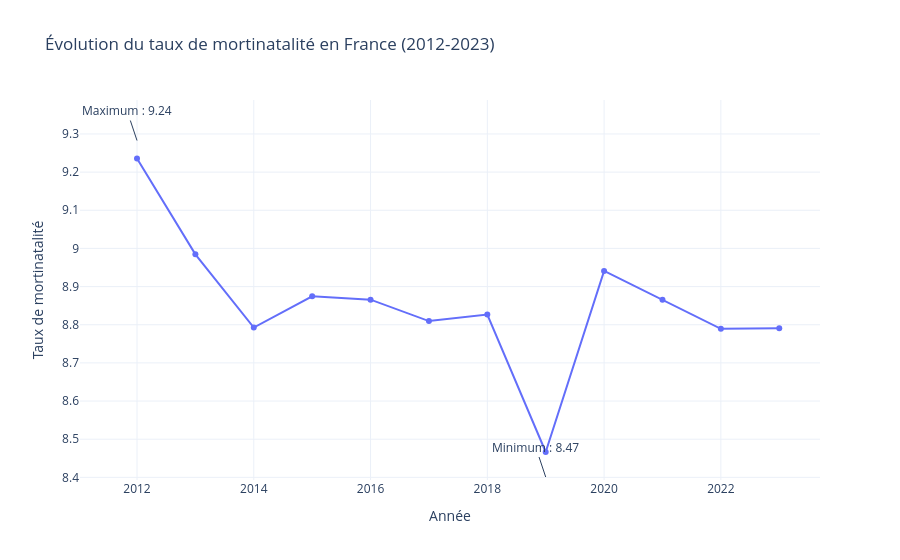

The notebook cell this image was saved under:
### Markdown cell above
## 4.2 Évolution du taux national — courbe Plotly avec repères

### Choix de la technique

Une courbe chronologique permet d'observer la tendance générale et les variations annuelles.  
La préparation convertit les colonnes annuelles en **format long**, structure plus adaptée à Plotly et à Streamlit.

### Code cell
# Passage du format large au format long
evolution = pd.DataFrame({
    "Année": list(range(2012, 2024)),
    "Taux de mortinatalité": [
        pd.to_numeric(
            df_france[f"{annee}_mortinatalite_totale"].iloc[0],
            errors="coerce"
        )
        for annee in range(2012, 2024)
    ]
}).dropna()

# Repérage automatique des valeurs minimale et maximale
ligne_min = evolution.loc[evolution["Taux de mortinatalité"].idxmin()]
ligne_max = evolution.loc[evolution["Taux de mortinatalité"].idxmax()]

fig = px.line(
    evolution,
    x="Année",
    y="Taux de mortinatalité",
    markers=True,
    title="Évolution du taux de mortinatalité en France (2012-2023)"
)

fig.add_annotation(
    x=ligne_max["Année"],
    y=ligne_max["Taux de mortinatalité"],
    text=f"Maximum : {ligne_max['Taux de mortinatalité']:.2f}",
    showarrow=True,
    yshift=18
)

fig.add_annotation(
    x=ligne_min["Année"],
    y=ligne_min["Taux de mortinatalité"],
    text=f"Minimum : {ligne_min['Taux de mortinatalité']:.2f}",
    showarrow=True,
    yshift=-25
)

fig.update_traces(
    hovertemplate="Année : %{x}<br>Taux : %{y:.2f}<extra></extra>"
)

fig.update_layout(
    template="plotly_white",
    xaxis_title="Année",
    yaxis_title="Taux de mortinatalité",
    hovermode="x unified"
)

fig.show()

### Figure 1 — Plotly figure (JSON) as saved in the notebook; plotly's stock layout.template omitted (floating-point values rounded to 4 significant figures)
{"data": [{"hovertemplate": "Année : %{x}<br>Taux : %{y:.2f}<extra></extra>", "legendgroup": "", "line": {"color": "#636efa", "dash": "solid"}, "marker": {"symbol": "circle"}, "mode": "lines+markers", "name": "", "orientation": "v", "showlegend": false, "type": "scatter", "x": [2012, 2013, 2014, 2015, 2016, 2017, 2018, 2019, 2020, 2021, 2022, 2023], "xaxis": "x", "y": [9.236, 8.985, 8.793, 8.875, 8.866, 8.81, 8.827, 8.466, 8.941, 8.865, 8.789, 8.791], "yaxis": "y"}], "layout": {"annotations": [{"showarrow": true, "text": "Maximum : 9.24", "x": 2012, "y": 9.236, "yshift": 18}, {"showarrow": true, "text": "Minimum : 8.47", "x": 2019, "y": 8.466, "yshift": -25}], "hovermode": "x unified", "legend": {"tracegroupgap": 0}, "title": {"text": "Évolution du taux de mortinatalité en France (2012-2023)"}, "xaxis": {"anchor": "y", "domain": [0, 1], "title": {"text": "Année"}}, "yaxis": {"anchor": "x", "domain": [0, 1], "title": {"text": "Taux de mortinatalité"}}}}
